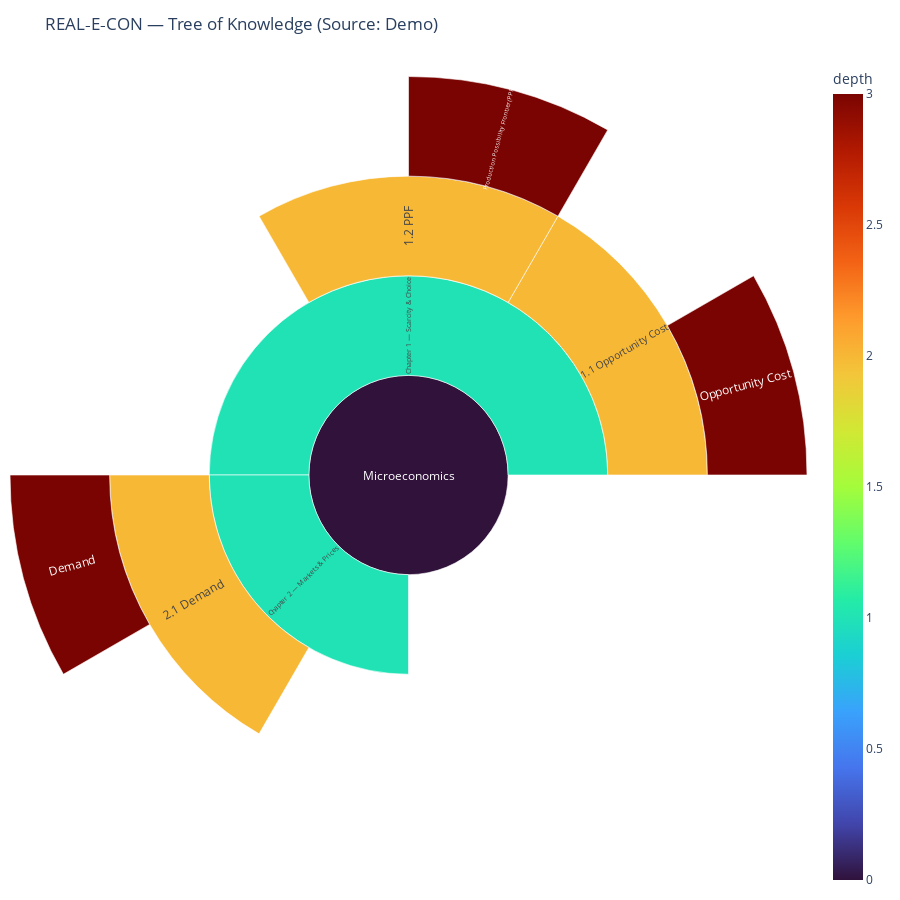

The code cell stored with this chart in its notebook:
### Markdown cell above
## 5) Radial Tree (Sunburst)

### Code cell
fig = px.sunburst(
    df,
    names="label",
    ids="id",
    parents="parent",
    values="viz_value",
    color="depth",
    color_continuous_scale="Turbo",
    hover_data={"type": True, "depth": True, "viz_value": True, "id": True, "parent": True, "pages": True},
)

fig.update_layout(
    title=f"REAL‑E‑CON — Tree of Knowledge (Source: {source_used})",
    margin=dict(t=60, l=10, r=10, b=10),
    height=900,
)

fig.update_traces(insidetextorientation="radial", textinfo="label", marker=dict(line=dict(width=0.6)))
fig.show()

### Figure 1 — Plotly figure (JSON) as saved in the notebook; plotly's stock layout.template omitted (floating-point values rounded to 4 significant figures)
{"data": [{"customdata": [["book", 0, 3, "book", "", null], ["chapter", 1, 2, "ch1", "book", "1–30"], ["section", 2, 1, "s11", "ch1", "12–17"], ["concept", 3, 1, "c1", "s11", 12], ["section", 2, 1, "s12", "ch1", "18–25"], ["concept", 3, 1, "c2", "s12", 18], ["chapter", 1, 1, "ch2", "book", "31–90"], ["section", 2, 1, "s21", "ch2", "45–63"], ["concept", 3, 1, "c3", "s21", 45]], "domain": {"x": [0, 1], "y": [0, 1]}, "hovertemplate": "label=%{label}<br>viz_value=%{customdata[2]}<br>parent=%{customdata[4]}<br>id=%{customdata[3]}<br>type=%{customdata[0]}<br>depth=%{color}<br>pages=%{customdata[5]}<extra></extra>", "ids": ["book", "ch1", "s11", "c1", "s12", "c2", "ch2", "s21", "c3"], "insidetextorientation": "radial", "labels": ["Microeconomics", "Chapter 1 — Scarcity & Choice", "1.1 Opportunity Cost", "Opportunity Cost", "1.2 PPF", "Production Possibility Frontier (PPF)", "Chapter 2 — Markets & Prices", "2.1 Demand", "Demand"], "marker": {"coloraxis": "coloraxis", "colors": [0, 1, 2, 3, 2, 3, 1, 2, 3], "line": {"width": 0.6}}, "name": "", "parents": ["", "book", "ch1", "s11", "ch1", "s12", "book", "ch2", "s21"], "textinfo": "label", "type": "sunburst", "values": [3, 2, 1, 1, 1, 1, 1, 1, 1]}], "layout": {"coloraxis": {"colorbar": {"title": {"text": "depth"}}, "colorscale": [[0, "#30123b"], [0.07143, "#4145ab"], [0.1429, "#4675ed"], [0.2143, "#39a2fc"], [0.2857, "#1bcfd4"], [0.3571, "#24eca6"], [0.4286, "#61fc6c"], [0.5, "#a4fc3b"], [0.5714, "#d1e834"], [0.6429, "#f3c63a"], [0.7143, "#fe9b2d"], [0.7857, "#f36315"], [0.8571, "#d93806"], [0.9286, "#b11901"], [1, "#7a0402"]]}, "height": 900, "legend": {"tracegroupgap": 0}, "margin": {"b": 10, "l": 10, "r": 10, "t": 60}, "title": {"text": "REAL‑E‑CON — Tree of Knowledge (Source: Demo)"}}}
